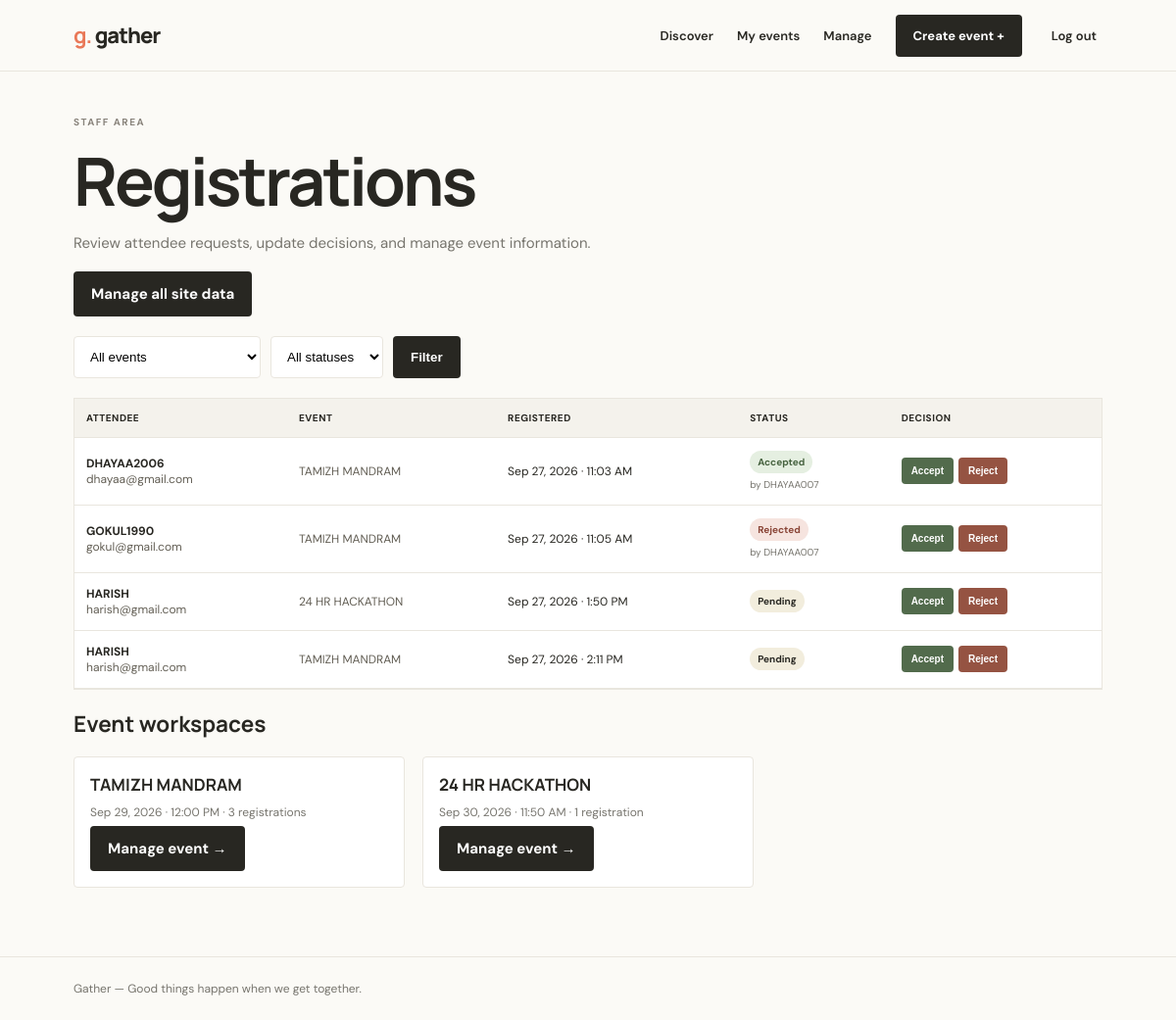
The page /staff/ (signed in) on the database its author committed.
### events/models.py (models this page shows, shortened)
class Registration(models.Model):
    STATUS_PENDING = "pending"
    STATUS_ACCEPTED = "accepted"
    STATUS_REJECTED = "rejected"
    STATUS_CHOICES = [
        (STATUS_PENDING, "Pending"),
        (STATUS_ACCEPTED, "Accepted"),
        (STATUS_REJECTED, "Rejected"),
    ]
    event = models.ForeignKey(Event, on_delete=models.CASCADE, related_name="registrations")
    attendee = models.ForeignKey(
        settings.AUTH_USER_MODEL,
        on_delete=models.CASCADE,
        related_name="event_registrations",
    )
    full_name = models.CharField(max_length=120)
    phone = models.CharField(max_length=30)
    organization = models.CharField(max_length=120, blank=True)
    attendee_note = models.TextField(max_length=500, blank=True)
    status = models.CharField(
        max_length=10,
        choices=STATUS_CHOICES,
        default=STATUS_PENDING,
    )
    reviewed_by = models.ForeignKey(
        settings.AUTH_USER_MODEL,
        on_delete=models.SET_NULL,
        null=True,
        blank=True,
        related_name="reviewed_event_registrations",
    )
    reviewed_at = models.DateTimeField(null=True, blank=True)
    registered_at = models.DateTimeField(auto_now_add=True)
    attended = models.BooleanField(default=False)
    checked_in_at = models.DateTimeField(null=True, blank=True)
    class Meta:
        constraints = [
            models.UniqueConstraint(
                fields=["event", "attendee"],
                name="unique_event_registration",
            )
        ]

class Event(models.Model):
    CATEGORIES = [
        ("Community", "Community"),
        ("Music", "Music"),
        ("Food & Drink", "Food & Drink"),
        ("Learning", "Learning"),
        ("Arts & Culture", "Arts & Culture"),
        ("Other", "Other"),
    ]
    organizer = models.ForeignKey(
        settings.AUTH_USER_MODEL,
        on_delete=models.CASCADE,
        related_name="organized_events",
    )
    title = models.CharField(max_length=120)
    slug = models.SlugField(unique=True, blank=True)
    category = models.CharField(max_length=30, choices=CATEGORIES, default="Community")
    description = models.TextField(max_length=3000)
    starts_at = models.DateTimeField()
    location = models.CharField(max_length=180)
    capacity = models.PositiveIntegerField(validators=[MinValueValidator(1)])
    whatsapp_group_url = models.URLField(blank=True)
    created_at = models.DateTimeField(auto_now_add=True)
    class Meta:
        ordering = ["starts_at"]

### events/views.py (the view)
# urls.py: path("staff/", views.staff_dashboard, name="staff_dashboard"),
@user_passes_test(lambda user: user.is_active and user.is_staff)
def staff_dashboard(request):
    registrations = Registration.objects.select_related(
        "event",
        "attendee",
        "reviewed_by",
    )
    event_id = request.GET.get("event", "").strip()
    status = request.GET.get("status", "").strip()
    if event_id.isdigit():
        registrations = registrations.filter(event_id=int(event_id))
    if status in dict(Registration.STATUS_CHOICES):
        registrations = registrations.filter(status=status)
    events = Event.objects.annotate(registration_count=Count("registrations"))
    return render(
        request,
        "events/staff_dashboard.html",
        {
            "registrations": registrations,
            "events": events,
            "selected_event": event_id,
            "selected_status": status,
            "statuses": Registration.STATUS_CHOICES,
            "staff_events": events,
        },
    )

### events/templates/events/staff_dashboard.html (shortened to what this page needs)
{% extends "base.html" %}
{% block content %}
<section class="content">
  <span class="eyebrow">STAFF AREA</span>
  <h1>Registrations</h1>
  <p class="muted">Review attendee requests, update decisions, and manage event information.</p>
  <p><a class="button" href="{% url 'admin:index' %}">Manage all site data</a></p>
  <form class="filters" method="get">
    <select name="event" aria-label="Filter by event">
      <option value="">All events</option>
    </select>
    <select name="status" aria-label="Filter by status">
      <option value="">All statuses</option>
    </select>
    <button class="button" type="submit">Filter</button>
  </form>
  {% if registrations %}
    <div class="staff-table-wrap">
      <table class="staff-table">
        <thead><tr><th>Attendee</th><th>Event</th><th>Registered</th><th>Status</th><th>Decision</th></tr></thead>
        <tbody>
          {% for registration in registrations %}
            <tr>
              <td><strong>{{ registration.attendee.username }}</strong><br><a href="mailto:{{ registration.attendee.email }}">{{ registration.attendee.email|default:"No email provided" }}</a></td>
              <td><a href="{% url 'staff_event_detail' registration.event.id %}">{{ registration.event.title }}</a></td>
              <td>{{ registration.registered_at|date:"M j, Y · g:i A" }}</td>
              <td><span class="status status-{{ registration.status }}">{{ registration.get_status_display }}</span>{% if registration.reviewed_by %}<br><small>by {{ registration.reviewed_by.username }}</small>{% endif %}</td>
              <td>
                <form class="decision-form" method="post" action="{% url 'review_registration' registration.id %}">
                  <button class="button decision-accept" type="submit" name="status" value="accepted">Accept</button>
                  <button class="button decision-reject" type="submit" name="status" value="rejected">Reject</button>
                </form>
              </td>
            </tr>
          {% endfor %}
        </tbody>
      </table>
    </div>
  {% else %}
    <div class="empty"><h3>No registrations match.</h3><p>New requests will appear here.</p></div>
  {% endif %}
  <h2>Event workspaces</h2>
  <div class="grid">
    {% for event in staff_events %}
      <article class="card"><div class="card-body"><h3>{{ event.title }}</h3><p>{{ event.starts_at|date:"M j, Y · g:i A" }} · {{ event.registration_count }} registration{{ event.registration_count|pluralize }}</p><a class="button" href="{% url 'staff_event_detail' event.id %}">Manage event →</a></div></article>
    {% empty %}<p class="muted">No events have been created yet.</p>{% endfor %}
  </div>
</section>
{% endblock %}

### templates/base.html (shortened to what this page needs)
<!doctype html>
<html lang="en">
<head>
</head>
<body>
<header><nav class="wrap">
  <a class="brand" href="{% url 'home' %}"><b>g.</b> gather</a>
  <div class="links">
    <a href="{% url 'home' %}#events">Discover</a>
    {% if user.is_authenticated %}
      <a href="{% url 'dashboard' %}">My events</a>
      {% if user.is_staff %}<a href="{% url 'staff_dashboard' %}">Manage</a>{% endif %}
      <a class="button" href="{% url 'event_create' %}">Create event +</a>
      <form method="post" action="{% url 'logout' %}">{% csrf_token %}<button type="submit">Log out</button></form>
    {% else %}
      <a href="{% url 'staff_login' %}">Admin login</a><a href="{% url 'login' %}">Log in</a><a class="button" href="{% url 'signup' %}">Sign up</a>
    {% endif %}
  </div>
</nav></header>
<main class="wrap">
  {% block content %}{% endblock %}
</main>
<footer><div class="wrap">Gather — Good things happen when we get together.</div></footer>
</body>
</html>

### templates/base.html (style rules this page uses)
:root { --ink:#282722;--muted:#77756e;--paper:#fbfaf6;--orange:#e97858;--line:#e9e6de }
* { box-sizing:border-box }
body { margin:0;background:var(--paper);color:var(--ink);font:15px "DM Sans",sans-serif }
a { color:inherit;text-decoration:none }
.wrap { width:min(1050px,calc(100% - 40px));margin:auto }
header { border-bottom:1px solid var(--line);background:#fbfaf6 }
nav { height:72px;display:flex;align-items:center;justify-content:space-between }
.brand { font:800 22px Manrope,sans-serif;letter-spacing:-1px }
.brand b { color:var(--orange) }
.links { display:flex;align-items:center;gap:24px;font-size:13px;font-weight:600 }
.button { display:inline-block;border:0;border-radius:4px;background:var(--ink);color:#fff;padding:13px 18px;font-weight:700;cursor:pointer }
.links form { margin:0 }
.links button { border:0;background:none;cursor:pointer;font:inherit;color:inherit }
main { min-height:70vh }
.eyebrow { color:#89847c;font-size:10px;font-weight:700;letter-spacing:1.5px }
h1,h2,h3 { font-family:Manrope,sans-serif }
h1 { font-size:clamp(42px,7vw,68px);letter-spacing:-3px;line-height:1.08;margin:15px 0 }
.hero p,.muted { color:var(--muted);line-height:1.7 }
.filters { display:flex;gap:10px;margin:20px 0 }
.filters input,.filters select { padding:12px;border:1px solid var(--line);background:white;border-radius:4px;min-width:0 }
.grid { display:grid;grid-template-columns:repeat(3,1fr);gap:18px }
.card { border:1px solid var(--line);background:white;border-radius:4px;overflow:hidden }
.card-body { padding:16px }
.card h3 { font-size:17px;margin:0 0 9px }
.card p { color:var(--muted);font-size:12px;margin:6px 0 }
.content { padding:40px 0 70px }
footer { border-top:1px solid var(--line);padding:24px 0;color:var(--muted);font-size:12px }

### events/templates/events/staff_dashboard.html (style rules this page uses)
.staff-table-wrap { overflow-x:auto;background:#fff;border:1px solid var(--line) }
.staff-table { width:100%;border-collapse:collapse;text-align:left;font-size:12px }
.staff-table th,.staff-table td { padding:13px 12px;border-bottom:1px solid var(--line);vertical-align:middle }
.staff-table th { background:#f4f2ec;font-size:10px;letter-spacing:.5px;text-transform:uppercase }
.staff-table td a { color:#625e54 }
.staff-table td small { display:inline-block;margin-top:5px;color:var(--muted) }
.status { display:inline-block;padding:5px 8px;border-radius:12px;background:#f2eddd;font-size:10px;font-weight:700 }
.status-accepted { background:#e5efe1;color:#46623f }
.status-rejected { background:#f6e4df;color:#8a4537 }
.decision-form { display:flex;gap:5px }
.decision-form .button { padding:8px 10px;font-size:10px }
.decision-accept { background:#526b4c }
.decision-reject { background:#955342 }

### rows shown on the page
Registration: attendee.username "DHAYAA2006", attendee.email "dhayaa@gmail.com", event "TAMIZH MANDRAM", registered_at "Sep 27, 2026 · 11:03 AM", status "Accepted", reviewed_by.username "DHAYAA007"
Registration: attendee.username "GOKUL1990", attendee.email "gokul@gmail.com", event "TAMIZH MANDRAM", registered_at "Sep 27, 2026 · 11:05 AM", status "Rejected", reviewed_by.username "DHAYAA007"
Registration: attendee.username "HARISH", attendee.email "harish@gmail.com", event "24 HR HACKATHON", registered_at "Sep 27, 2026 · 1:50 PM", status "Pending"
Registration: attendee.username "HARISH", attendee.email "harish@gmail.com", event "TAMIZH MANDRAM", registered_at "Sep 27, 2026 · 2:11 PM", status "Pending"
Event: title "TAMIZH MANDRAM", starts_at "Sep 29, 2026 · 12:00 PM", registration_count "3"
Event: title "24 HR HACKATHON", starts_at "Sep 30, 2026 · 11:50 AM", registration_count "1"
